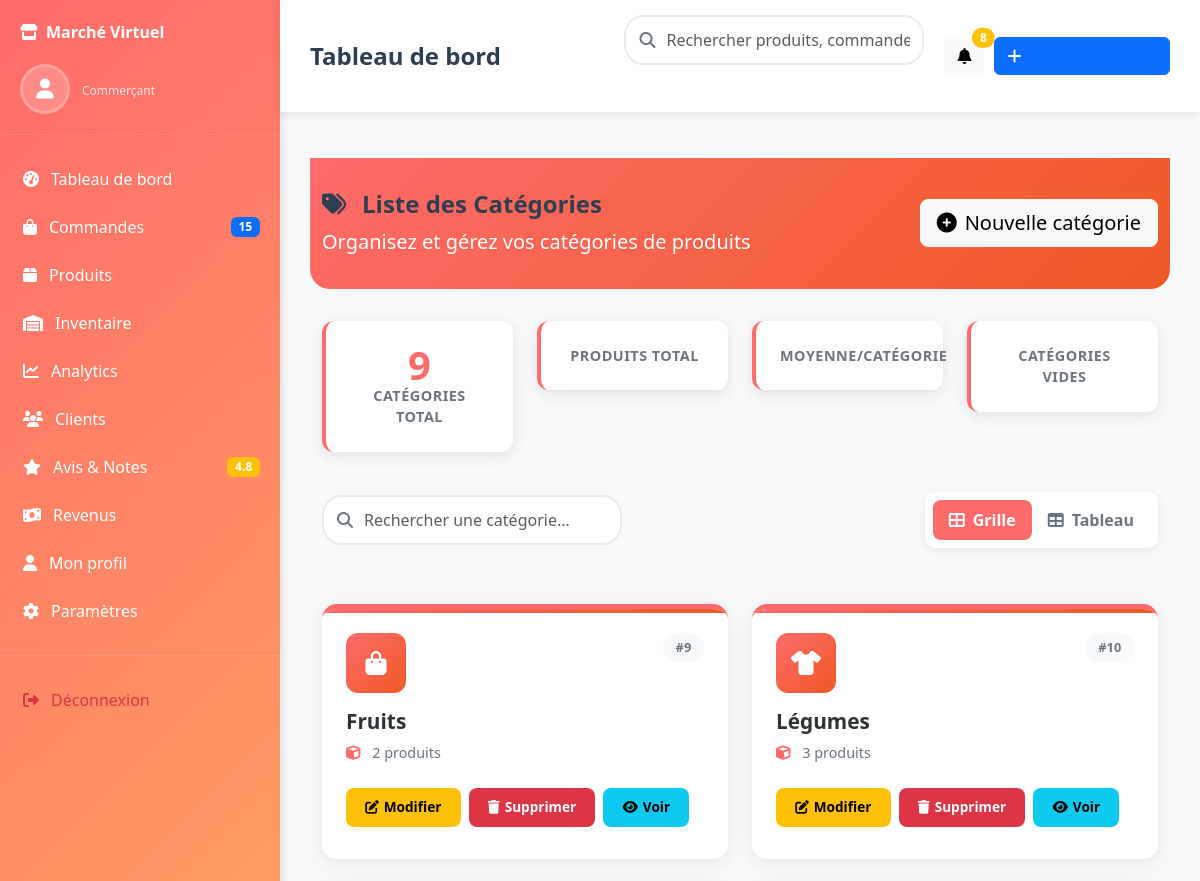
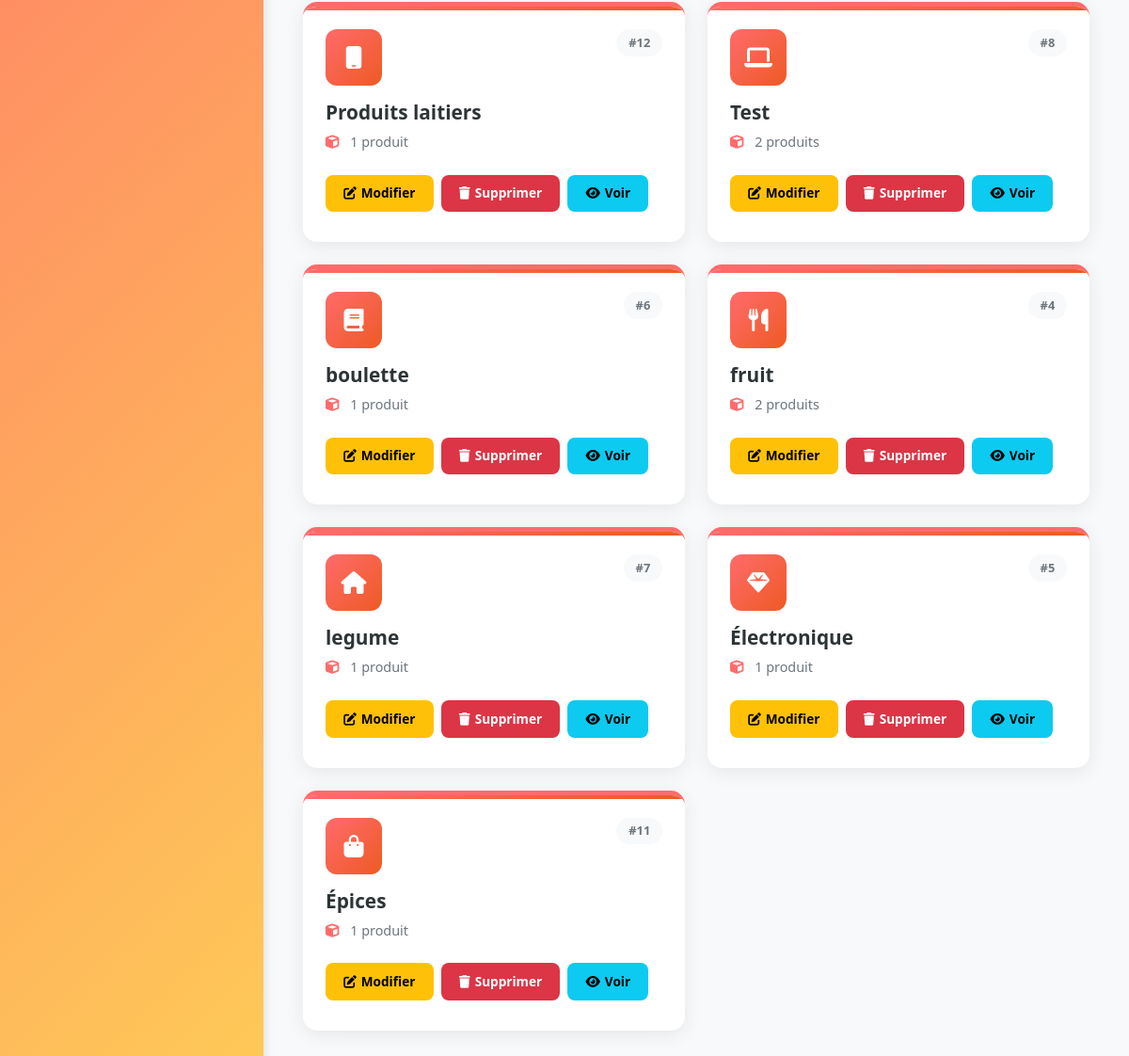
Screenshot of /produit/liste_categories/ with the database file from the repository (2 pictures, top to bottom).
### GestionProduits/models.py (models this page shows, shortened)
class Categorie(models.Model):
    nom = models.CharField(max_length=100)
    description = models.TextField(blank=True, null=True)
    class Meta:
        verbose_name = 'Catégorie'
        verbose_name_plural = 'Catégories'
        ordering = ['nom']

### GestionProduits/views.py (the view)
# urls.py: path('liste_categories/',liste_categories,name="liste_categories"),
def liste_categories(request):
    categories = Categorie.objects.all()
    return render(request, 'page_categorie.html', {'categories': categories})

### templates/page_categorie.html (shortened to what this page needs)
{% extends 'base_commercant.html' %}
{% load static %}
{% block content %}
<div class="page-header">
    <div class="container">
        <div class="row align-items-center">
            <div class="col-md-8">
                <h1 class="page-title mb-2">
                    <i class="fas fa-tags me-3"></i>Liste des Catégories
                </h1>
                <p class="lead mb-0">Organisez et gérez vos catégories de produits</p>
            </div>
            <div class="col-md-4 text-end">
                <a href="{% url 'categorie' %}" class="btn btn-light btn-lg">
                    <i class="fas fa-plus-circle me-2"></i>Nouvelle catégorie
                </a>
            </div>
        </div>
    </div>
</div>
<div class="container">
    <div class="row mb-4">
        <div class="col-md-3 mb-3">
            <div class="stats-card">
                <div class="stats-number">{{ categories|length }}</div>
                <div class="stats-label">Catégories Total</div>
            </div>
        </div>
        <div class="col-md-3 mb-3">
            <div class="stats-card">
                <div class="stats-label">Produits Total</div>
            </div>
        </div>
        <div class="col-md-3 mb-3">
            <div class="stats-card">
                <div class="stats-label">Moyenne/Catégorie</div>
            </div>
        </div>
        <div class="col-md-3 mb-3">
            <div class="stats-card">
                <div class="stats-label">Catégories Vides</div>
            </div>
        </div>
    </div>
    <div class="d-flex justify-content-between align-items-center flex-wrap mb-4">
        <div class="search-box">
            <i class="fas fa-search search-icon"></i>
            <input type="text" class="form-control" placeholder="Rechercher une catégorie..." id="searchInput">
        </div>
        <div class="view-toggle">
            <button class="view-toggle-btn active" data-view="grid">
                <i class="fas fa-th-large"></i>Grille
            </button>
            <button class="view-toggle-btn" data-view="table">
                <i class="fas fa-table"></i>Tableau
            </button>
        </div>
    </div>
    <div class="categories-grid" id="gridView">
        {% for cat in categories %}
        <div class="category-card" data-name="{{ cat.nom|lower }}">
            <div class="category-header">
                <div class="category-icon">
                    <i class="fas fa-{% cycle 'shopping-bag' 'tshirt' 'mobile' 'laptop' 'book' 'utensils' 'home' 'gem' %}"></i>
                </div>
                <span class="category-id">#{{ cat.id }}</span>
            </div>
            <h3 class="category-name">{{ cat.nom }}</h3>
            <div class="category-products">
                <i class="fas fa-cube"></i>
                {{ cat.produit_set.count }} produit{{ cat.produit_set.count|pluralize }}
            </div>
            <div class="d-flex flex-wrap">
                <a href="{% url 'page_categories' cat.id %}" class="btn btn-warning btn-action"
                   data-bs-toggle="tooltip" title="Modifier cette catégorie">
                    <i class="fas fa-edit"></i>Modifier
                </a>
                <a href="{% url 'supprimer_categorie' cat.id %}" class="btn btn-danger btn-action"
                   data-bs-toggle="tooltip" title="Supprimer cette catégorie"
                   onclick="return confirm('Êtes-vous sûr de vouloir supprimer cette catégorie ?')">
                    <i class="fas fa-trash"></i>Supprimer
                </a>
                <a href="#" class="btn btn-info btn-action"
                   data-bs-toggle="tooltip" title="Voir les produits de cette catégorie">
                    <i class="fas fa-eye"></i>Voir
                </a>
            </div>
        </div>
        {% endfor %}
    </div>
</div>
{% endblock %}

### static/css/base.css (style rules this page uses)
:root { --primary-color: #0d6efd; --secondary-color: #6c757d; --success-color: #198754; --danger-color: #dc3545; --warning-color: #ffc107; --light-color: #f8f9fa; --dark-color: #212529; --shadow: 0 2px 10px rgba(0,0,0,0.08); --border-radius: 12px; }
body { background: #f0f2f5; font-family: "Segoe UI", system-ui, -apple-system, sans-serif; min-height: 100vh; display: flex; flex-direction: column; }
.page-title { font-size: 28px; font-weight: 600; margin-bottom: 20px; color: var(--dark-color); }

### templates/page_categorie.html (style rules this page uses)
.page-header { background: linear-gradient(135deg, #ff6b6b 0%, #ee5a24 100%); color: white; padding: 2rem 0; margin-bottom: 2rem; border-radius: 0 0 20px 20px; }
.stats-card { background: white; border-radius: 12px; padding: 1.5rem; box-shadow: 0 4px 15px rgba(0,0,0,0.1); border-left: 4px solid #ff6b6b; transition: transform 0.3s ease; text-align: center; }
.stats-number { font-size: 2.5rem; font-weight: 700; color: #ff6b6b; line-height: 1; }
.stats-label { color: #6c757d; font-weight: 600; font-size: 0.9rem; text-transform: uppercase; letter-spacing: 0.5px; }
.categories-grid { display: grid; grid-template-columns: repeat(auto-fill, minmax(300px, 1fr)); gap: 1.5rem; margin-bottom: 2rem; }
.category-card { background: white; border-radius: 15px; padding: 1.5rem; box-shadow: 0 4px 20px rgba(0,0,0,0.08); border-top: 5px solid #ff6b6b; transition: all 0.3s ease; position: relative; overflow: hidden; }
.category-card::before { content: ''; position: absolute; top: 0; left: 0; right: 0; height: 4px; background: linear-gradient(135deg, #ff6b6b 0%, #ee5a24 100%); }
.category-header { display: flex; justify-content: space-between; align-items: flex-start; margin-bottom: 1rem; }
.category-icon { width: 60px; height: 60px; background: linear-gradient(135deg, #ff6b6b 0%, #ee5a24 100%); border-radius: 12px; display: flex; align-items: center; justify-content: center; color: white; font-size: 1.5rem; }
.category-id { background: #f8f9fa; color: #6c757d; padding: 0.3rem 0.8rem; border-radius: 20px; font-size: 0.8rem; font-weight: 600; }
.category-name { font-size: 1.3rem; font-weight: 700; color: #2d3436; margin-bottom: 0.5rem; }
.category-products { color: #6c757d; font-size: 0.9rem; margin-bottom: 1.5rem; }
.category-products i { margin-right: 0.5rem; color: #ff6b6b; }
.btn-action { padding: 0.6rem 1.2rem; border-radius: 8px; font-size: 0.85rem; font-weight: 600; transition: all 0.3s ease; border: none; margin-right: 0.5rem; margin-bottom: 0.5rem; }
.btn-action i { margin-right: 5px; }
.search-box { position: relative; max-width: 400px; margin-bottom: 2rem; }
.search-box input { padding-left: 3rem; border-radius: 25px; border: 2px solid #e9ecef; transition: all 0.3s ease; height: 50px; }
.search-icon { position: absolute; left: 1rem; top: 50%; transform: translateY(-50%); color: #6c757d; z-index: 5; }
.view-toggle { background: white; border-radius: 10px; padding: 0.5rem; display: inline-flex; box-shadow: 0 2px 10px rgba(0,0,0,0.08); margin-bottom: 2rem; }
.view-toggle-btn { padding: 0.5rem 1rem; border: none; background: none; border-radius: 8px; color: #6c757d; transition: all 0.3s ease; font-weight: 600; }
.view-toggle-btn.active { background: #ff6b6b; color: white; }
.view-toggle-btn i { margin-right: 0.5rem; }

### templates/base_commercant.html (style rules this page uses)
.dashboard-commercant { background-color: #f8f9fa; font-family: 'Segoe UI', Tahoma, Geneva, Verdana, sans-serif; }
.page-title { font-size: 24px; font-weight: 600; margin: 0; color: #2c3e50; }
.search-box { position: relative; width: 300px; }
.search-box input { padding-left: 40px; border-radius: 20px; }
.search-box i { position: absolute; left: 15px; top: 50%; transform: translateY(-50%); color: #6c757d; }

### rows the page displays
Categorie: id "9", nom "Fruits", produit_set.count "2"
Categorie: id "10", nom "Légumes", produit_set.count "3"
Categorie: id "12", nom "Produits laitiers", produit_set.count "1"
Categorie: id "8", nom "Test", produit_set.count "2"
Categorie: id "6", nom "boulette", produit_set.count "1"
Categorie: id "4", nom "fruit", produit_set.count "2"
Categorie: id "7", nom "legume", produit_set.count "1"
Categorie: id "5", nom "Électronique", produit_set.count "1"
Categorie: id "11", nom "Épices", produit_set.count "1"

### other values shown
{{ categories|length }} "9"
